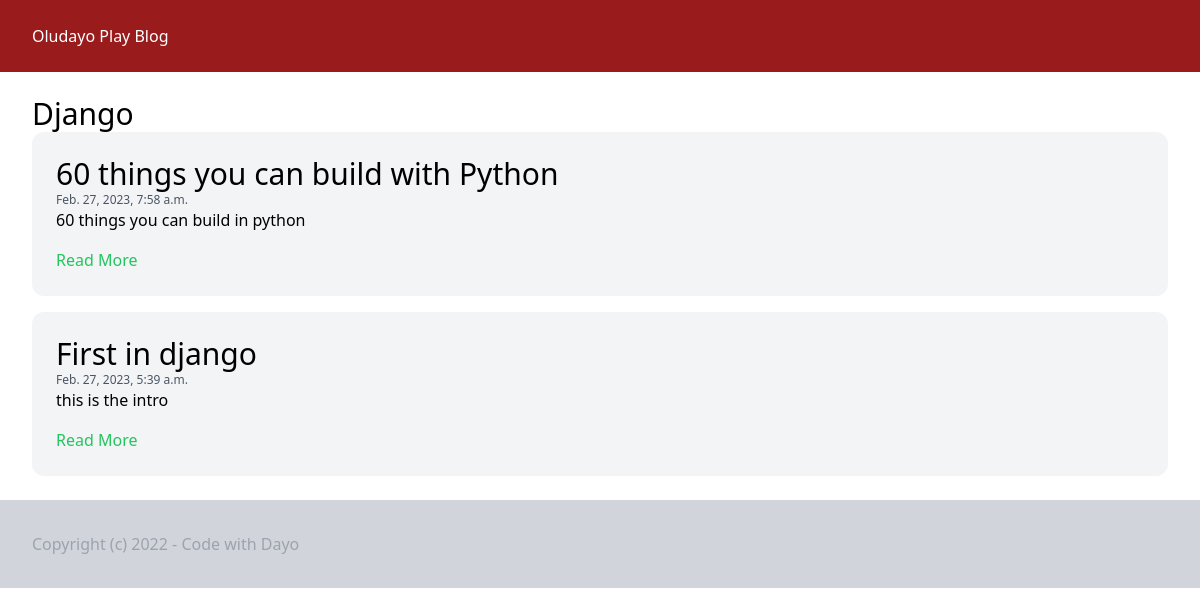
Screenshot of /categories/1 with the database file from the repository.
### post/models.py (models this page shows, shortened)
class Category(models.Model):
    title = models.CharField(max_length=255)

class Post(models.Model):
    category = models.ForeignKey(Category, related_name='posts', on_delete=models.CASCADE)
    title = models.CharField(max_length=255)
    slug = models.SlugField(max_length=255)
    intro = models.TextField()
    body = models.TextField()
    created_at = models.DateTimeField(auto_now_add=True)
    class Meta:
        ordering = ('-created_at',)

### post/views.py (the view)
# urls.py: path('categories/<int:pk>', views.category_detail, name='category_detail'),
def category_detail(request,pk):
    category = get_object_or_404(Category, pk=pk)
    return render(request,'post/category.html',{'category':category} )

### templates/post/category.html
{% extends 'post/base.html' %}
{% block content %}
    <div class="space-y-4 ">
    <h1 class="text-3xl">{{ category.title }}</h1>
    </div>
  <div class="space-y-4">
  {% for post in category.posts.all %}
      <article class="p-6 bg-gray-100 rounded-xl">
<h2 class="text-3xl">{{ post.title }}</h2>
      <span class="text-sm block text-xs text-gray-600">{{ post.created_at }}</span>
      <p class="mb-4 ">{{ post.intro }}</p>
      <a href="{% url 'post_detail' post.slug %}"} class="text-green-500">Read More</a>
      </article>
  {% endfor %}
  </div>
{% endblock content %}

### rows the page displays
Category: title "Django"
Post: title "60 things you can build with Python", created_at "Feb. 27, 2023, 7:58 a.m.", intro "60 things you can build in python"
Post: title "First in django", created_at "Feb. 27, 2023, 5:39 a.m.", intro "this is the intro"
